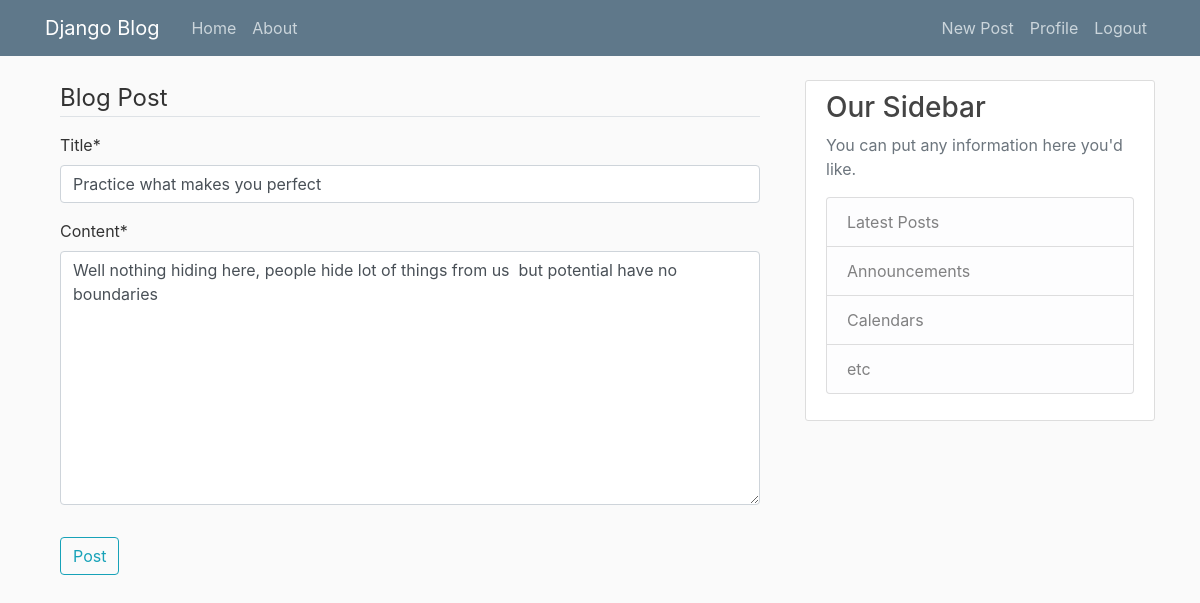
The page /post/33/update (signed in) on the database its author committed.
### blog/models.py (models this page shows, shortened)
class Post(models.Model):
    title = models.CharField(max_length=100)
    content = models.TextField()
    date_posted = models.DateTimeField(default=timezone.now)
    author = models.ForeignKey(User,on_delete=models.CASCADE)

### blog/views.py (the view, shortened to what this page needs)
# urls.py: path('post/<int:pk>/update', PostUpdateView.as_view(),name='post-update'),
class PostUpdateView(LoginRequiredMixin,UserPassesTestMixin, UpdateView):
    model = Post
    fields = ['title','content']
    def test_func(self):
        post = self.get_object()
        if self.request.user == post.author:
            return True
        else:
            return False

### blog/templates/blog/post_form.html (shortened to what this page needs)
{% extends 'blog/base.html' %}
{% load crispy_forms_tags %}
{% block body %}
<div class="container">
    <form method="POST">
        <fieldset class="form-group">
            <legend class="border-bottom mb-3">Blog Post</legend>
            {{ form|crispy }}
        </fieldset>
        <div class="form-group">
            <button class="btn btn-outline-info" type="submit">Post</button>
        </div>
    </form>
</div>
{% endblock body %}

### blog/static/blog/main.css (style rules this page uses)
body { background: #fafafa; color: #333333; margin-top: 5rem; }

### rows shown on the page
Post: title "Practice what makes you perfect", content "Well nothing hiding here, people hide lot of things from us but potential have no boundaries"
